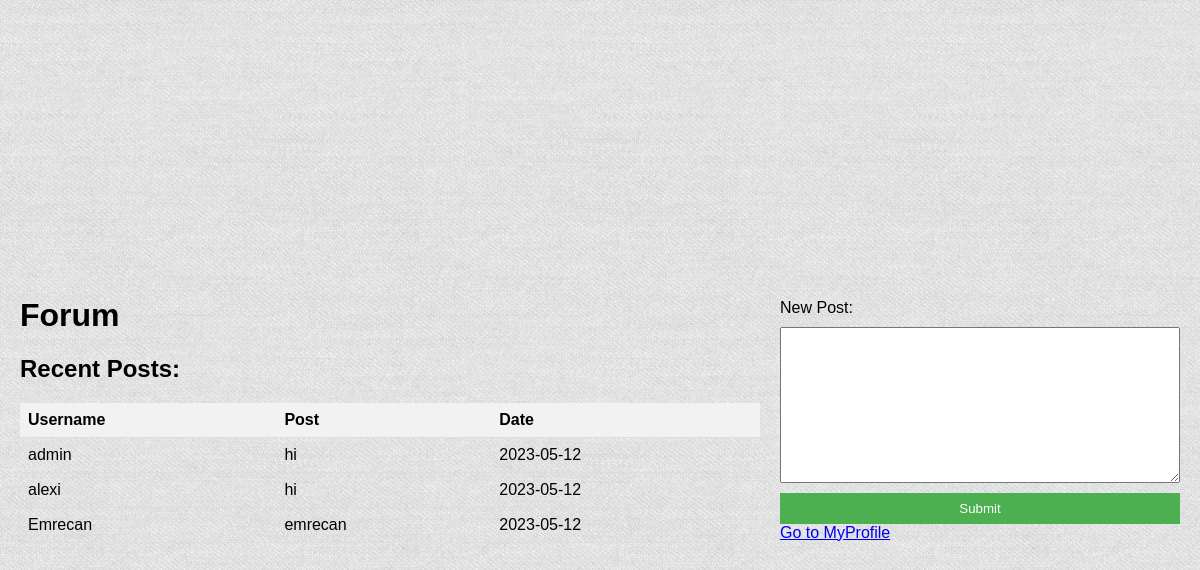
/account/forum.php (signed in), run on the app's committed database.
### tables this page shows
CREATE TABLE `forum` (
  `id` int(11) NOT NULL,
  `username` varchar(30) NOT NULL,
  `text` text NOT NULL,
  `date` date NOT NULL,
  `pic` int(11) NOT NULL
);

### account/forum.php (the view, shortened to what this page needs)
<?php
$conn = new mysqli("localhost", "root", "", "accounts");
$sql = "SELECT * FROM forum ORDER BY date DESC";
$result = $conn->query($sql);
$posts = array();
if($result->num_rows > 0) {
    while($row = $result->fetch_assoc()) {
        $posts[] = array(
            "username" => $row["username"],
            "text" => $row["text"],
            "date" => $row["date"]
        );
    }
}
?>
<!DOCTYPE html>
<html>
<head>
    <link rel="stylesheet" type="text/css" href="../style/forumstyle.css">
</head>
<body>
    <div class="container">
        <div class="posts">
            <h1>Forum</h1>
            <h2>Recent Posts:</h2>
            <table>
                <tr>
                    <th>Username</th>
                    <th>Post</th>
                    <th>Date</th>
                </tr>
                <?php foreach($posts as $post): ?>
                <tr>
                    <td><?php echo $post["username"]; ?></td>
                    <td><?php echo $post["text"]; ?></td>
                    <td><?php echo $post["date"]; ?></td>
                </tr>
                <?php endforeach; ?>
            </table>
        </div>
        <div class="form">
            <form method="POST">
                <label for="post">New Post:</label>
                <textarea name="post" id="post" required></textarea>
                <input type="submit" name="submit" value="Submit">
            </form>
            <a href="profile.php">Go to MyProfile</a>
        </div>
    </div>
</body>
</html>

### style/forumstyle.css (style rules this page uses)
body { background-image: url('../images/background.jpg?v=1'); background-repeat: repeat; }
body { font-family: Arial, sans-serif; margin: 0; padding: 0; }
.container { display: flex; flex-direction: row; justify-content: space-between; align-items: center; height: 100vh; padding: 20px; }
.posts { flex: 1; margin-right: 20px; }
h1 { margin-top: 0; }
form { display: flex; flex-direction: column; justify-content: flex-end; width: 400px; }
label { margin-bottom: 10px; }
textarea { height: 150px; }
table { border-collapse: collapse; width: 100%; }
th, td { padding: 8px; text-align: left; border-bottom: 1px solid #ddd; }
th { background-color: #f2f2f2; }
input[type=submit] { background-color: #4CAF50; color: white; border: none; padding: 8px 16px; text-decoration: none; margin-top: 10px; cursor: pointer; }

### data on the page
forum: username "admin", text "hi", date "2023-05-12"
forum: username "alexi", text "hi", date "2023-05-12"
forum: username "Emrecan", text "emrecan", date "2023-05-12"
